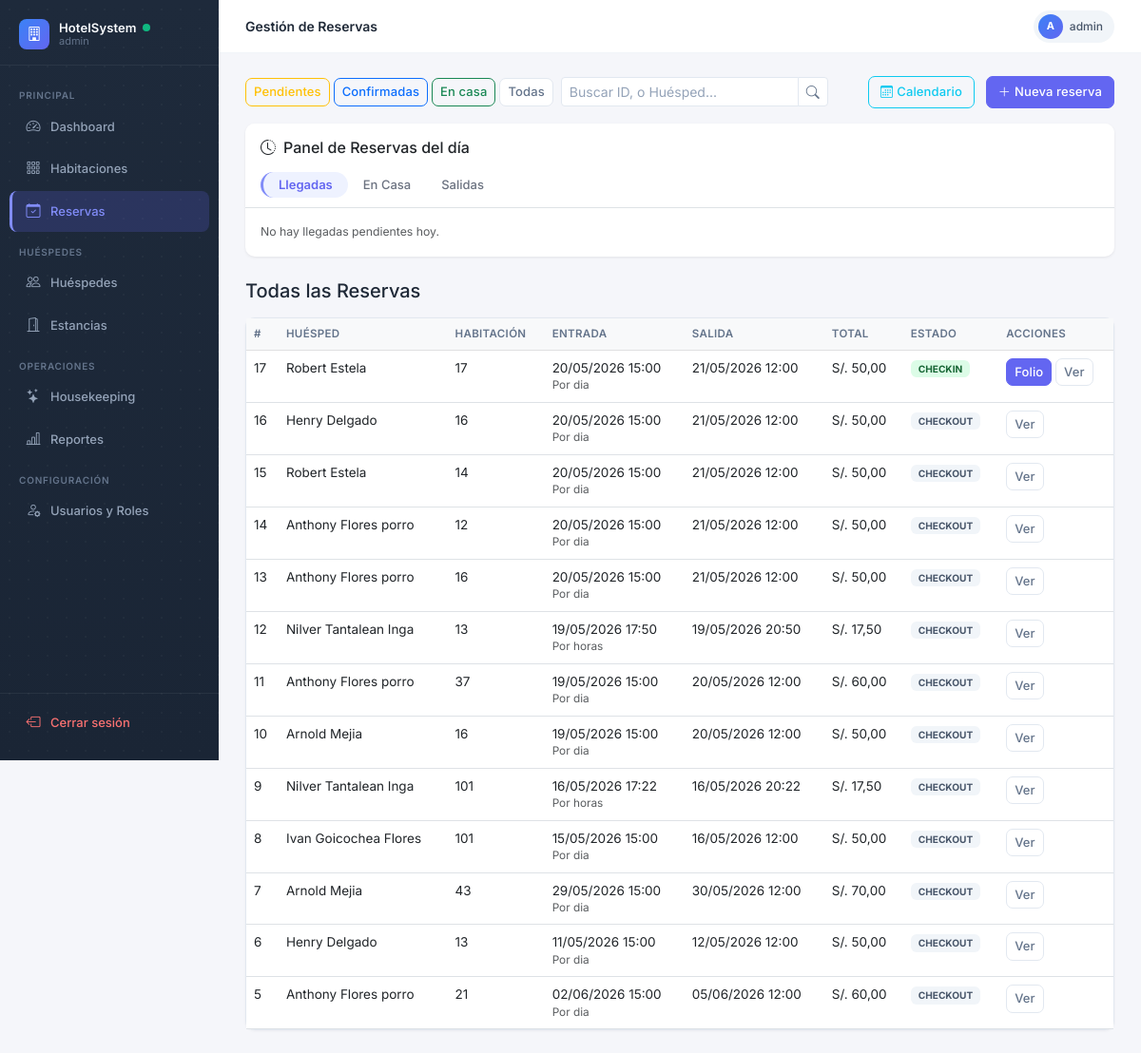
/reservas/ (signed in), run on an earlier commit of the app's database.
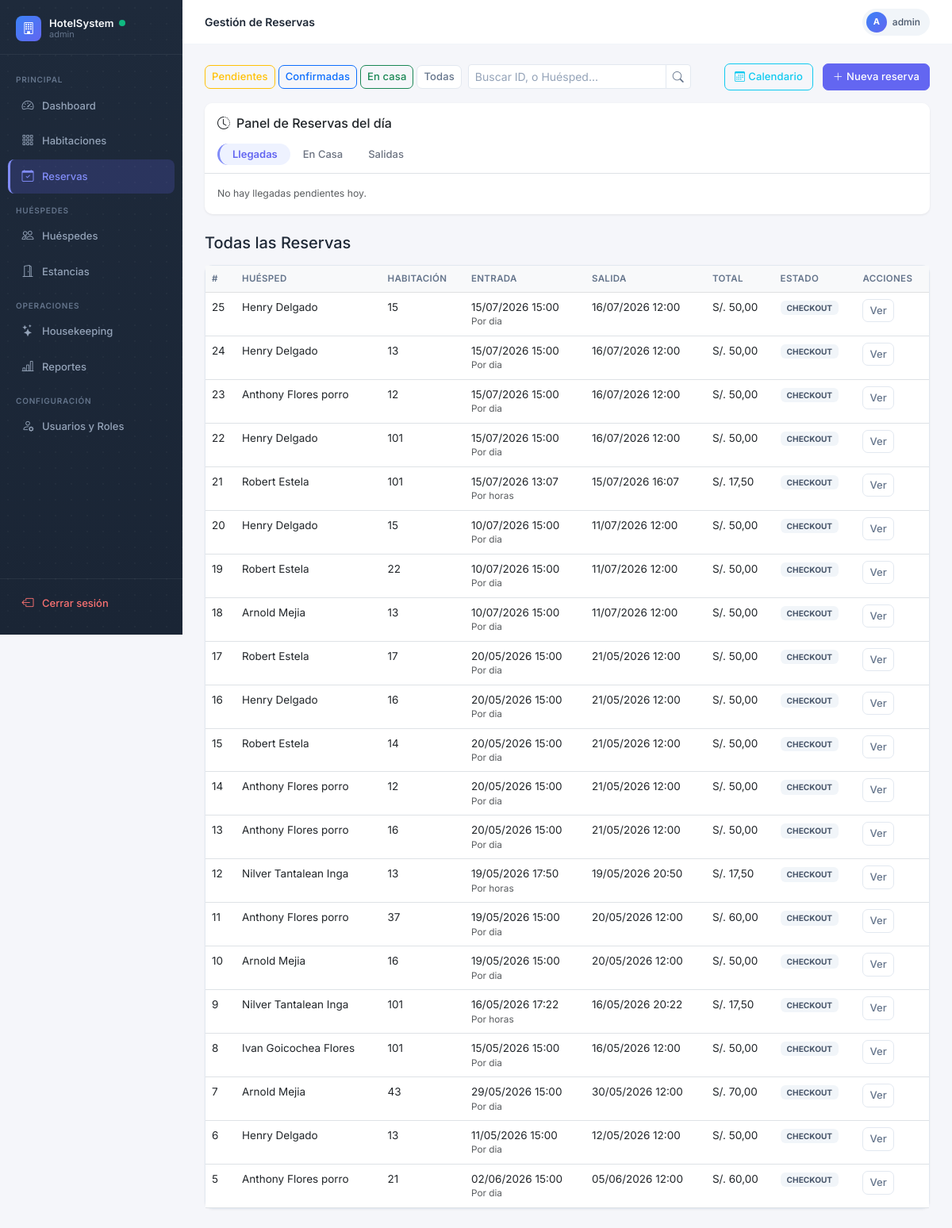
And on a later commit of the database.
### reservas/models.py (models this page shows, shortened)
class Reserva(models.Model):
    POR_DIA = 'DIA'
    POR_HORA = 'HORA'
    MODALIDAD_CHOICES = [
        (POR_DIA, 'Por dia'),
        (POR_HORA, 'Por horas'),
    ]
    PENDIENTE = 'PENDIENTE'
    CONFIRMADA = 'CONFIRMADA'
    CHECKIN = 'CHECKIN'
    CHECKOUT = 'CHECKOUT'
    CANCELADA = 'CANCELADA'
    ESTADO_CHOICES = [
        (PENDIENTE, 'Pendiente'),
        (CONFIRMADA, 'Confirmada'),
        (CHECKIN, 'Check-In realizado'),
        (CHECKOUT, 'Check-Out realizado'),
        (CANCELADA, 'Cancelada'),
    ]
    DIRECTO = 'DIRECTO'
    WEB = 'WEB'
    AGENCIA = 'AGENCIA'
    ORIGEN_CHOICES = [
        (DIRECTO, 'Directo'),
        (WEB, 'Web'),
        (AGENCIA, 'Agencia'),
    ]
    hotel = models.ForeignKey(Hotel, on_delete=models.CASCADE, related_name='reservas')
    huesped = models.ForeignKey(Huesped, on_delete=models.CASCADE, related_name='reservas')
    habitacion = models.ForeignKey(Habitacion, on_delete=models.SET_NULL, null=True, blank=True, related_name='reservas')
    fecha_entrada = models.DateField()
    fecha_salida = models.DateField()
    fecha_hora_entrada = models.DateTimeField(null=True, blank=True)
    fecha_hora_salida = models.DateTimeField(null=True, blank=True)
    modalidad = models.CharField(max_length=10, choices=MODALIDAD_CHOICES, default=POR_DIA)
    duracion_horas = models.DecimalField(max_digits=5, decimal_places=2, default=0)
    tolerancia_minutos = models.PositiveIntegerField(default=10)
    cargo_extra_desde_minutos = models.PositiveIntegerField(default=30)
    num_adultos = models.IntegerField(default=1, validators=[MinValueValidator(1)])
    estado = models.CharField(max_length=20, choices=ESTADO_CHOICES, default=PENDIENTE)
    precio_total = models.DecimalField(max_digits=10, decimal_places=2, default=0)
    origen = models.CharField(max_length=10, choices=ORIGEN_CHOICES, default=DIRECTO)
    observaciones = models.TextField(blank=True, null=True)
    motivo_cancelacion = models.TextField(blank=True, null=True)
    created_at = models.DateTimeField(auto_now_add=True)
    class Meta:
        verbose_name = 'Reserva'
        verbose_name_plural = 'Reservas'

### huespedes/models.py (models this page shows, shortened)
class Huesped(models.Model):
    DNI = 'DNI'
    PASAPORTE = 'PASAPORTE'
    CE = 'CE'
    TIPO_DOC_CHOICES = [
        (DNI, 'DNI'),
        (PASAPORTE, 'Pasaporte'),
        (CE, 'Carné de Extranjería'),
    ]
    tipo_doc = models.CharField(max_length=10, choices=TIPO_DOC_CHOICES, default=DNI)
    num_doc = models.CharField(max_length=20, unique=True)
    nombres = models.CharField(max_length=100)
    apellidos = models.CharField(max_length=100)
    email = models.EmailField(blank=True, null=True)
    telefono = models.CharField(max_length=20, blank=True, null=True)
    nacionalidad = models.CharField(max_length=50, default='Peruana')
    created_at = models.DateTimeField(auto_now_add=True)
    class Meta:
        verbose_name = 'Huésped'
        verbose_name_plural = 'Huéspedes'

### hotel/models.py (models this page shows, shortened)
class Habitacion(models.Model):
    DISPONIBLE = 'DISPONIBLE'
    OCUPADA = 'OCUPADA'
    LIMPIEZA = 'LIMPIEZA'
    MANTENIMIENTO = 'MANTENIMIENTO'
    ESTADO_CHOICES = [
        (DISPONIBLE, 'Disponible'),
        (OCUPADA, 'Ocupada'),
        (LIMPIEZA, 'En Limpieza'),
        (MANTENIMIENTO, 'En Mantenimiento'),
    ]
    hotel = models.ForeignKey(Hotel, on_delete=models.CASCADE, related_name='habitaciones')
    tipo = models.ForeignKey(TipoHabitacion, on_delete=models.CASCADE, related_name='habitaciones')
    numero = models.CharField(max_length=10)
    piso = models.IntegerField()
    estado = models.CharField(max_length=20, choices=ESTADO_CHOICES, default=DISPONIBLE)
    imagen_url = models.URLField(blank=True, null=True)
    imagenes_urls = models.JSONField(default=list, blank=True)
    class Meta:
        verbose_name = 'Habitación'
        verbose_name_plural = 'Habitaciones'
        unique_together = ['hotel', 'numero']

### views_frontend.py (the view, shortened to what this page needs)
# urls.py: path('reservas/', reservas_lista, name='reservas_lista'),
@login_required
def reservas_lista(request):
    if not _es_recepcionista(request.user):
        return _acceso_denegado(request)
    estado = request.GET.get('estado')
    query = request.GET.get('q', '').strip()
    reservas = Reserva.objects.select_related('huesped', 'habitacion').all().order_by('-created_at')
    if estado:
        reservas = reservas.filter(estado=estado)
    hoy = timezone.now().date()
    llegadas_hoy = Reserva.objects.filter(fecha_entrada=hoy, estado__in=['PENDIENTE', 'CONFIRMADA'])
    en_casa = Estancia.objects.filter(estado='ACTIVA')
    salidas_hoy = Estancia.objects.filter(estado='ACTIVA', reserva__fecha_salida=hoy)
    return render(request, 'reservas/lista.html', {
        'reservas': reservas,
        'query': query,
        'estado': estado,
        'llegadas_hoy': llegadas_hoy,
        'en_casa': en_casa,
        'salidas_hoy': salidas_hoy
    })

### templates/reservas/lista.html (shortened to what this page needs)
{% extends 'base.html' %}
{% block page_title %}Gestión de Reservas{% endblock %}
{% block content %}
<div class="d-flex justify-content-between align-items-center mb-3">
  <div class="d-flex gap-2 align-items-center flex-wrap">
    <div>
      <a href="?estado=PENDIENTE" class="btn btn-sm btn-outline-warning">Pendientes</a>
      <a href="?estado=CONFIRMADA" class="btn btn-sm btn-outline-primary">Confirmadas</a>
      <a href="?estado=CHECKIN" class="btn btn-sm btn-outline-success">En casa</a>
      <a href="?" class="btn btn-sm btn-outline-secondary">Todas</a>
    </div>
    <form class="d-flex m-0" method="get">
      <div class="input-group input-group-sm">
        <input type="search" name="q" value="{{ query|default:'' }}" class="form-control"
          placeholder="Buscar ID, o Huésped..." style="min-width: 250px;">
        <button class="btn btn-outline-secondary" type="submit"><i class="bi bi-search"></i></button>
      </div>
    </form>
  </div>
  <div>
    <a href="/reservas/calendario/" class="btn btn-outline-info me-2"><i class="bi bi-calendar3 me-1"></i>Calendario</a>
    {% with groups=request.user.groups.all|stringformat:"s" %}
    {% if request.user.is_superuser or 'admin' in groups or 'recepcionista' in groups %}
    <a href="/reservas/nueva/" class="btn btn-primary"><i class="bi bi-plus-lg me-1"></i>Nueva reserva</a>
    {% endif %}
    {% endwith %}
  </div>
</div>
<div class="card shadow-sm mb-4 border-0" style="box-shadow: 0 1px 3px rgba(0,0,0,0.08) !important;">
  <div class="card-header bg-white pb-0 pt-3 border-bottom-0">
    <h6 class="mb-3 text-dark"><i class="bi bi-clock-history me-2"></i>Panel de Reservas del día</h6>
    <ul class="nav nav-pills reservas-panel-tabs mb-2" id="reservaTabs" role="tablist">
      <li class="nav-item" role="presentation">
        <button class="nav-link active py-1 px-3 small" data-bs-toggle="tab" data-bs-target="#llegadas"
          type="button">Llegadas</button>
      </li>
      <li class="nav-item" role="presentation">
        <button class="nav-link py-1 px-3 small" data-bs-toggle="tab" data-bs-target="#encasa" type="button">En
          Casa</button>
      </li>
      <li class="nav-item" role="presentation">
        <button class="nav-link py-1 px-3 small" data-bs-toggle="tab" data-bs-target="#salidas"
          type="button">Salidas</button>
      </li>
    </ul>
  </div>
  <div class="card-body p-0 border-top">
    <div class="tab-content" id="reservaTabsContent">
      <div class="tab-pane fade show active p-3" id="llegadas" role="tabpanel">
        {% for r in llegadas_hoy %}
        <div class="d-flex justify-content-between align-items-center py-2 border-bottom">
          <div>
            <div class="fw-semibold small">{{ r.huesped.nombres }} {{ r.huesped.apellidos }}</div>
            <small class="text-muted">Hab. {{ r.habitacion.numero|default:"Sin asignar" }}</small>
          </div>
          <div class="text-end">
            <span class="badge badge-{{ r.estado|lower }} mb-1 d-inline-block">{{ r.estado }}</span><br>
            <a href="/reservas/{{ r.id }}/checkin/" class="btn btn-sm btn-success px-2 py-0"
              style="font-size:0.75rem;">Check-in</a>
          </div>
        </div>
        {% empty %}
        <p class="text-muted small mb-0">No hay llegadas pendientes hoy.</p>
        {% endfor %}
      </div>
    </div>
  </div>
</div>
<h5 class="mb-3">Todas las Reservas</h5>
<div class="card">
  <div class="table-responsive">
    <table class="table table-hover mb-0">
      <thead class="table-light">
        <tr>
          <th>#</th>
          <th>Huésped</th>
          <th>Habitación</th>
          <th>Entrada</th>
          <th>Salida</th>
          <th>Total</th>
          <th>Estado</th>
          <th>Acciones</th>
        </tr>
      </thead>
      <tbody>
        {% for r in reservas %}
        <tr>
          <td>{{ r.id }}</td>
          <td>{{ r.huesped.nombres }} {{ r.huesped.apellidos }}</td>
          <td>{{ r.habitacion.numero|default:"—" }}</td>
          <td>
            {{ r.fecha_hora_entrada|date:"d/m/Y H:i" }}
            <div class="small text-muted">{{ r.get_modalidad_display }}</div>
          </td>
          <td>{{ r.fecha_hora_salida|date:"d/m/Y H:i" }}</td>
          <td>S/. {{ r.precio_total }}</td>
          <td><span class="badge badge-{{ r.estado|lower }} px-2 py-1">{{ r.estado }}</span></td>
          <td>
            {% if r.estado == 'PENDIENTE' or r.estado == 'CONFIRMADA' %}
            <a href="/reservas/{{ r.id }}/checkin/" class="btn btn-sm btn-success">Check-in</a>
            {% elif r.estado == 'CHECKIN' %}
            {% if r.estancia %}
            <a href="/estancias/{{ r.estancia.id }}/folio/" class="btn btn-sm btn-primary">Folio</a>
            {% endif %}
            {% endif %}
            <a href="/reservas/{{ r.id }}/" class="btn btn-sm btn-outline-secondary">Ver</a>
          </td>
        </tr>
        {% empty %}
        <tr>
          <td colspan="8" class="text-center text-muted py-4">No hay reservas.</td>
        </tr>
        {% endfor %}
      </tbody>
    </table>
  </div>
</div>
{% endblock %}

### templates/base.html (shortened to what this page needs)
<!DOCTYPE html>
<html lang="es">
<head>
  <link href="https://cdn.jsdelivr.net/npm/bootstrap@5.3.0/dist/css/bootstrap.min.css" rel="stylesheet">
  <link href="https://cdn.jsdelivr.net/npm/bootstrap-icons@1.11.0/font/bootstrap-icons.css" rel="stylesheet">
</head>
<body>
  {% if user.is_authenticated %}
  <aside class="sidebar">
    <div class="sidebar-brand">
      <div class="sidebar-brand-icon"><i class="bi bi-building"></i></div>
      <div class="sidebar-brand-text">
        <div class="sidebar-brand-name">HotelSystem <span
            style="width:8px;height:8px;background:#10b981;border-radius:50%;animation: pulse 2s infinite; display: inline-block;"></span>
        </div>
        <div class="sidebar-brand-user">{{ user.username }}</div>
      </div>
    </div>
    <nav class="sidebar-nav">
      {% with groups=request.user.groups.all|stringformat:"s" %}
      {% if request.user.is_superuser or 'admin' in groups or 'recepcionista' in groups %}
      <div class="sidebar-section">Principal</div>
      <a href="/dashboard/" class="nav-link {% if request.path == '/dashboard/' %}active{% endif %}">
        <i class="bi bi-speedometer2"></i>Dashboard
      </a>
      <a href="/habitaciones/" class="nav-link {% if '/habitaciones/' in request.path %}active{% endif %}">
        <i class="bi bi-grid-3x3-gap"></i>Habitaciones
      </a>
      <a href="/reservas/" class="nav-link {% if '/reservas/' in request.path %}active{% endif %}">
        <i class="bi bi-calendar-check"></i>Reservas
      </a>
      <div class="sidebar-section">Huéspedes</div>
      <a href="/huespedes/" class="nav-link {% if '/huespedes/' in request.path %}active{% endif %}">
        <i class="bi bi-people"></i>Huéspedes
      </a>
      <a href="/estancias/" class="nav-link {% if '/estancias/' in request.path %}active{% endif %}">
        <i class="bi bi-door-open"></i>Estancias
      </a>
      {% endif %}
      <div class="sidebar-section">Operaciones</div>
      {% if request.user.is_superuser or 'admin' in groups or 'housekeeping' in groups %}
      <a href="/housekeeping/" class="nav-link {% if '/housekeeping/' in request.path %}active{% endif %}">
        <i class="bi bi-stars"></i>Housekeeping
      </a>
      {% endif %}
      {% if request.user.is_superuser or 'admin' in groups %}
      <a href="/reportes/" class="nav-link {% if '/reportes/' in request.path %}active{% endif %}">
        <i class="bi bi-bar-chart-line"></i>Reportes
      </a>
      {% endif %}
      {% if request.user.is_superuser or 'admin' in groups %}
      <div class="sidebar-section">Configuración</div>
      <a href="/usuarios/" class="nav-link {% if '/usuarios/' in request.path %}active{% endif %}">
        <i class="bi bi-person-gear"></i>Usuarios y Roles
      </a>
      {% endif %}
      {% endwith %}
    </nav>
    <div class="sidebar-footer">
      <a href="/logout/" class="nav-link logout">
        <i class="bi bi-box-arrow-left"></i>Cerrar sesión
      </a>
    </div>
  </aside>
  <header class="navbar-top">
    <div class="d-flex align-items-center gap-2">
      <span class="navbar-top-title">{% block page_title %}{% endblock %}</span>
    </div>
    <div class="user-chip">
      <div class="user-chip-avatar">{{ user.username|slice:":1"|upper }}</div>
      {{ user.username }}
    </div>
  </header>
  <main class="main-content">
    {% block content %}{% endblock %}
  </main>
</body>
</html>
{% else %}
{% block auth_content %}{% endblock %}
{% endif %}
</body>
</html>

What changed in the data, as far as the page shows it:
added Reserva: id "25", huesped.nombres "Henry", huesped.apellidos "Delgado", habitacion.numero "15", fecha_hora_entrada "15/07/2026 15:00", modalidad "Por dia", fecha_hora_salida "16/07/2026 12:00", precio_total "50,00", estado "CHECKOUT"
added Reserva: id "24", huesped.nombres "Henry", huesped.apellidos "Delgado", habitacion.numero "13", fecha_hora_entrada "15/07/2026 15:00", modalidad "Por dia", fecha_hora_salida "16/07/2026 12:00", precio_total "50,00", estado "CHECKOUT"
added Reserva: id "23", huesped.nombres "Anthony", huesped.apellidos "Flores porro", habitacion.numero "12", fecha_hora_entrada "15/07/2026 15:00", modalidad "Por dia", fecha_hora_salida "16/07/2026 12:00", precio_total "50,00", estado "CHECKOUT"
added Reserva: id "22", huesped.nombres "Henry", huesped.apellidos "Delgado", habitacion.numero "101", fecha_hora_entrada "15/07/2026 15:00", modalidad "Por dia", fecha_hora_salida "16/07/2026 12:00", precio_total "50,00", estado "CHECKOUT"
added Reserva: id "21", huesped.nombres "Robert", huesped.apellidos "Estela", habitacion.numero "101", fecha_hora_entrada "15/07/2026 13:07", modalidad "Por horas", fecha_hora_salida "15/07/2026 16:07", precio_total "17,50", estado "CHECKOUT"
added Reserva: id "20", huesped.nombres "Henry", huesped.apellidos "Delgado", habitacion.numero "15", fecha_hora_entrada "10/07/2026 15:00", modalidad "Por dia", fecha_hora_salida "11/07/2026 12:00", precio_total "50,00", estado "CHECKOUT"
added Reserva: id "19", huesped.nombres "Robert", huesped.apellidos "Estela", habitacion.numero "22", fecha_hora_entrada "10/07/2026 15:00", modalidad "Por dia", fecha_hora_salida "11/07/2026 12:00", precio_total "50,00", estado "CHECKOUT"
added Reserva: id "18", huesped.nombres "Arnold", huesped.apellidos "Mejia", habitacion.numero "13", fecha_hora_entrada "10/07/2026 15:00", modalidad "Por dia", fecha_hora_salida "11/07/2026 12:00", precio_total "50,00", estado "CHECKOUT"
changed Reserva id 17: estado "CHECKIN" → "CHECKOUT"; no longer shows "Folio"
